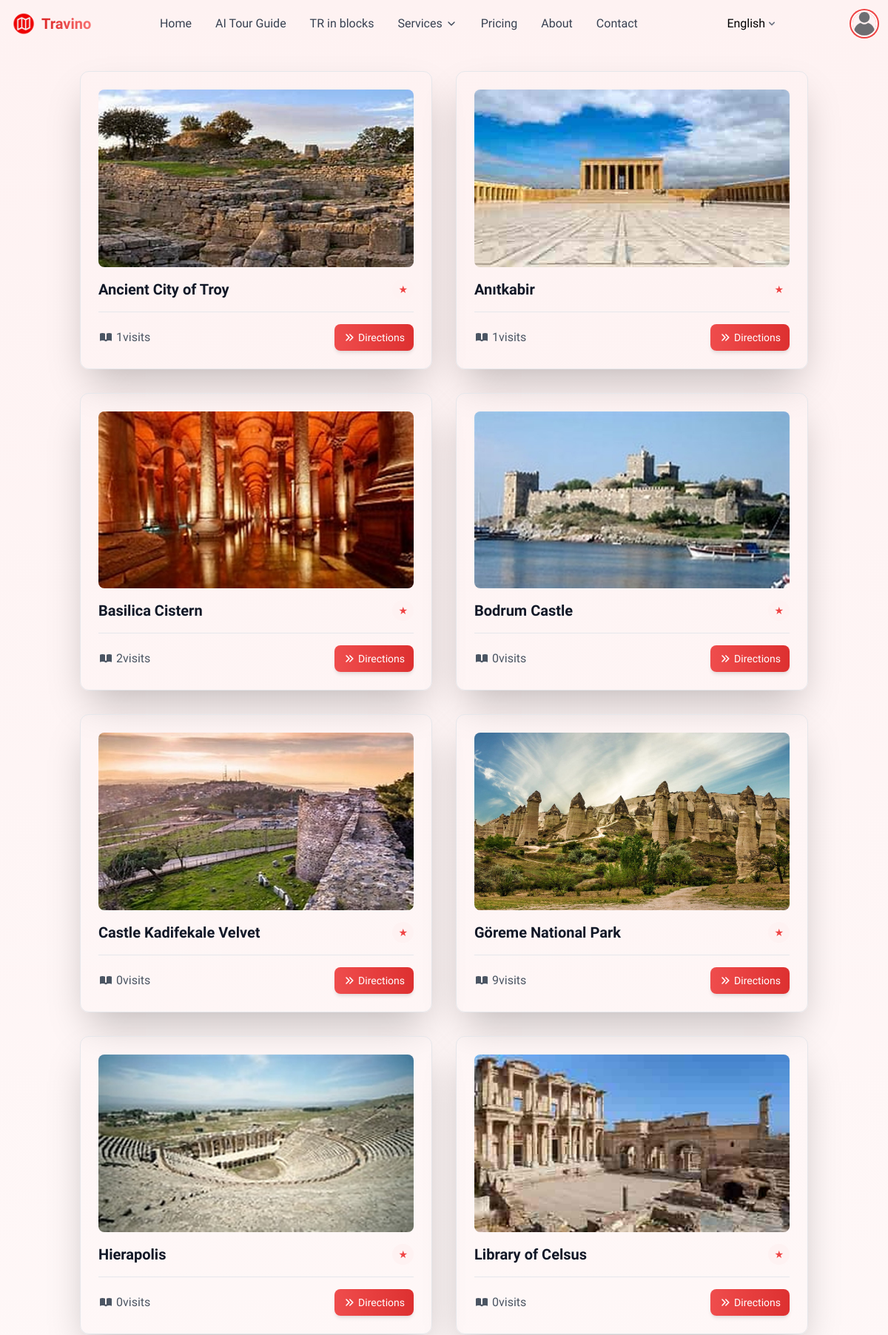
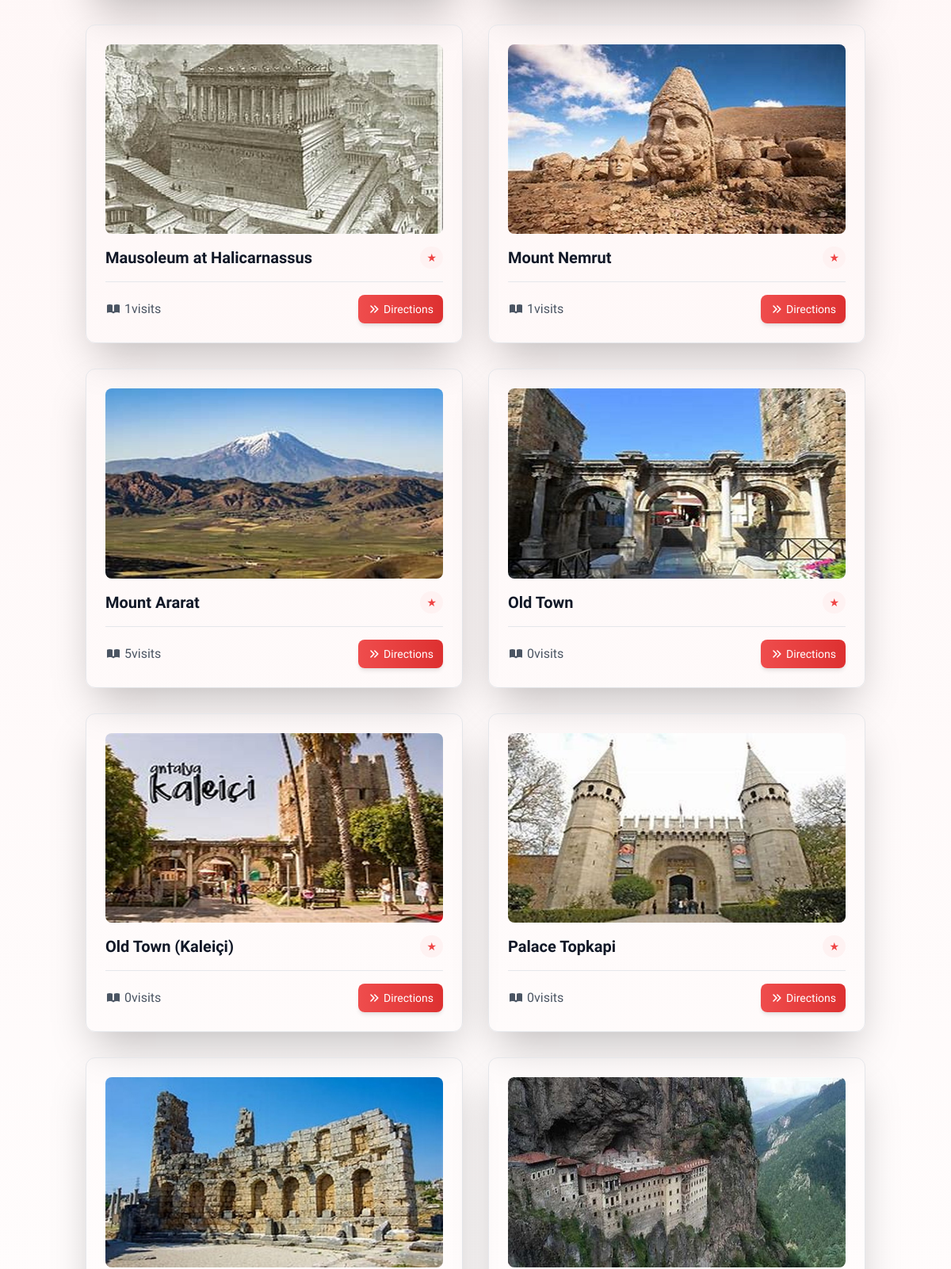
Page /en/category/4/ (upper part) on the committed database (2 pictures, top to bottom).
### app/models.py (models this page shows, shortened)
class Place(models.Model):
    name = models.CharField(max_length=100)
    image = models.ImageField(upload_to='place_pics', default='default.png')
    category = models.ForeignKey(Category, on_delete=models.CASCADE, related_name='places')
    location = models.CharField(max_length=100, default='Not located')
    visits = models.IntegerField(default=0)

### app/views.py (the view)
# urls.py: path('category/<int:pk>/', views.category_detail, name='category_detail'),
def category_detail(request, pk):
    category = get_object_or_404(Category, pk=pk)
    places = Place.objects.filter(category=category)
    context = {
        'category': category,
        'places': places,
    }
    return render(request, 'category_detail.html', context)

### templates/category_detail.html (shortened to what this page needs)
{% extends "base.html" %}
{% block maincontent %}
<section class="body-font bg-gradient-to-b from-red-50 to-white">
  <div class="container px-5 py-24 mx-auto">
    <div class="flex flex-wrap -m-4 justify-center">
      {% for place in places %}
      <a href="{% url 'place_detail' place.id %}">
        <div data-aos="fade-up" class="xl:w-1/4 md:w-1/2 p-4 group">
        <div class="glass-card bg-white/20 backdrop-blur-lg border border-white/30 rounded-xl p-6 shadow-2xl hover:shadow-red-100/20 transition-all duration-300 h-full">
          <div class="overflow-hidden rounded-lg aspect-video mb-4">
            <img class="w-full h-full object-cover transform transition-all duration-500 hover:scale-110"
                 src="{{place.image.url}}"
                 alt="{{place.name}}">
          </div>
          <div class="flex items-center justify-between mb-3">
            <h3 class="text-xl font-semibold text-gray-900">{{place.name}}</h3>
            <span class="flex-shrink-0 text-red-500 text-sm font-medium px-2 py-1 rounded-full bg-red-50">
              ★ {{place.rating}}
            </span>
          </div>
          <div class="flex items-center justify-between mt-4 border-t border-white/20 pt-4">
            <div class="flex items-center text-gray-600">
              <span>{{place.visits|default:0}}</span> visits
            </div>
            <div class="flex gap-2">
              <button
                onclick="getDirections('{{place.name|addslashes}}')"
                class="directions-btn text-sm bg-gradient-to-r from-red-500 to-red-600 text-white py-2 px-3 rounded-lg flex items-center shadow-md hover:shadow-lg transition-all duration-300">
                Directions
              </button>
            </div>
          </div>
        </div>
      </div>
      </a>
      {% endfor %}
    </div>
  </div>
</section>
{% endblock maincontent %}

### templates/category_detail.html (style rules this page uses)
.glass-card { transition: all 0.3s ease; position: relative; }
.glass-card::before { content: ''; position: absolute; top: 0; left: 0; right: 0; bottom: 0; border-radius: inherit; box-shadow: inset 0 0 15px rgba(255, 255, 255, 0.3); z-index: -1; }
.directions-btn { opacity: 0.95; transition: all 0.3s ease; }

### rows in the picture
Place: image (picture), name "Ancient City of Troy", visits "1"
Place: image (picture), name "Anıtkabir", visits "1"
Place: image (picture), name "Basilica Cistern", visits "2"
Place: image (picture), name "Bodrum Castle", visits "0"
Place: image (picture), name "Castle Kadifekale Velvet", visits "0"
Place: image (picture), name "Göreme National Park", visits "9"
Place: image (picture), name "Hierapolis", visits "0"
Place: image (picture), name "Library of Celsus", visits "0"
Place: image (picture), name "Mausoleum at Halicarnassus", visits "1"
Place: image (picture), name "Mount Nemrut", visits "1"
Place: image (picture), name "Mount Ararat", visits "5"
Place: image (picture), name "Old Town", visits "0"
Place: image (picture), name "Old Town (Kaleiçi)", visits "0"
Place: image (picture), name "Palace Topkapi", visits "0"
Place: image (picture)
Place: image (picture)

### other values in the picture
form field language "English"
